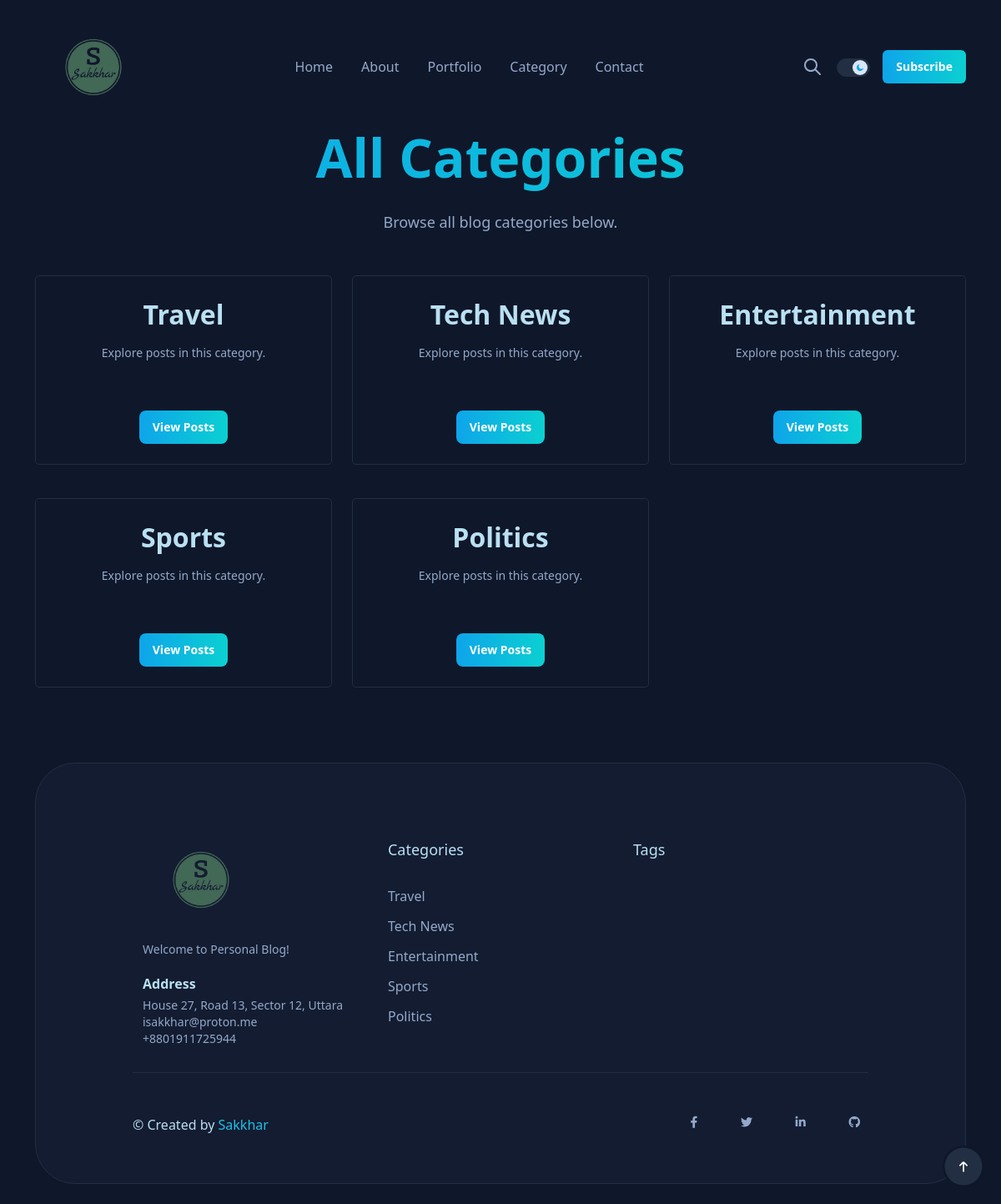
The page /category/ on the database its author committed.
### mini/models.py (models this page shows, shortened)
class SiteSetting(models.Model):
    phone = models.CharField(max_length=50, blank=True)
    email = models.EmailField(blank=True)
    address = models.CharField(max_length=255, blank=True)
    logo = models.ImageField(upload_to='site_settings/', blank=True, null=True)
    facebook = models.URLField(blank=True, null=True)
    twitter = models.URLField(blank=True, null=True)
    linkedin = models.URLField(blank=True, null=True)
    instagram = models.URLField(blank=True, null=True)
    youtube = models.URLField(blank=True, null=True)
    github = models.URLField(blank=True, null=True)
    class Meta:
        verbose_name = "Site Setting"
        verbose_name_plural = "Site Settings"

class Category(models.Model):
    name = models.CharField(max_length=100, unique=True)
    slug = models.SlugField(max_length=120, unique=True)
    image = models.ImageField(upload_to='categories/', blank=True, null=True)  # Added image field
    is_hot_topic = models.BooleanField(default=False)  # Added hot topic boolean field

### mini/views.py (the view)
# urls.py: path('category/', category, name='category'),
def category(request):
    categories = Category.objects.all()
    return render(request, 'mini/category.html', {'categories': categories})

### mini/context_processors.py (called while the page is built)
def site_settings(request):
    settings = SiteSetting.objects.first()
    return {'site_settings': settings}

### templates/mini/category.html (shortened to what this page needs)
{% extends 'mini/base.html' %}
{% load static %}
{% block content %}
<main class="main">
  <div class="container mt-70">
    <div class="text-center mb-50">
      <h1 class="color-linear mb-20">All Categories</h1>
      <p class="color-gray-500 text-lg">Browse all blog categories below.</p>
    </div>
    <div class="row">
      {% for category in categories %}
      <div class="col-lg-4 col-md-6 mb-40">
        <div class="card-style-1 hover-up mb-30 border border-gray-800 rounded-3 h-100 d-flex flex-column justify-content-between">
          <div class="card-info card-bg-2 p-4 flex-grow-1 d-flex flex-column justify-content-between">
            <div>
              <h3 class="color-white mb-15 text-center">{{ category.name }}</h3>
              {% if category.description %}
                <p class="color-gray-500 mb-20 text-center">{{ category.description }}</p>
              {% else %}
                <p class="color-gray-500 mb-20 text-center">Explore posts in this category.</p>
              {% endif %}
            </div>
            <div class="text-center">
              <a href="{% url 'posts_by_category' category_slug=category.slug %}" class="btn btn-linear btn-radius-8 mt-10">
                View Posts
              </a>
            </div>
          </div>
        </div>
      </div>
      {% empty %}
      <div class="col-12 text-center color-gray-500">No categories found.</div>
      {% endfor %}
    </div>
  </div>
</main>
{% endblock %}

### templates/mini/base.html (shortened to what this page needs)
{% load static %}
<!DOCTYPE html>
<html lang="en">
<head>
    <link href="{% static 'assets/css/style.css' %}" rel="stylesheet">
    <link rel="stylesheet" href="https://cdnjs.cloudflare.com/ajax/libs/font-awesome/6.4.0/css/all.min.css">
</head>
<body>
 <header class="header sticky-bar bg-gray-900">
      <div class="container">
        <div class="main-header">
          <div class="header-logo"><a class="d-flex" href="{% url 'home' %}">
            {% if site_settings and site_settings.logo %}
              <img src="{{ site_settings.logo.url }}" alt="Logo" style="height:100px;">
            {% else %}
              <img src="{% static 'assets/imgs/template/default-logo.png' %}" alt="Logo" style="height:60px;">
            {% endif %}
          </a></div>
          <div class="header-nav">
            <nav class="nav-main-menu d-none d-xl-block">
              <ul class="main-menu">
                <li class="menu-item"><a class="color-gray-500" href="{% url 'home' %}">Home</a>
                </li>
                <li class="menu-item"><a class="color-gray-500" href="{% url 'about'%}">About</a>
                </li>
                <li class="menu-item"><a class="color-gray-500" href="{% url 'portfolio' %}">Portfolio</a>
                <li class="menu-item"><a class="color-gray-500" href="{% url 'category' %}">Category</a>
                </li>
                <li><a class="color-gray-500" href="{% url 'contact' %}">Contact</a></li>
              </ul>
            </nav>
          </div>
          <div class="header-right text-end"><a class="btn btn-search" href="#"></a>
            <div class="switch-button">
              <div class="form-check form-switch">
                <input class="form-check-input" id="flexSwitchCheckChecked" type="checkbox" role="switch" checked="">
              </div>
            </div><a class="btn btn-linear d-none d-sm-inline-block hover-up hover-shadow" href="page-login.html">Subscribe</a>
          </div>
        </div>
      </div>
    </header>
    <main>
      {% block content %}{% endblock %}
    </main>
    <footer class="footer">
      <div class="container">
        <div class="footer-1 bg-gray-850 border-gray-800">
          <div class="row">
            <div class="col-lg-4 mb-30">
              <a class="wow animate__animated animate__fadeInUp" href="{% url 'home' %}">
                {% if site_settings and site_settings.logo %}
                  <img class="logo-night" src="{{ site_settings.logo.url }}" alt="Logo" style="height:100px;">
                {% else %}
                  <img class="logo-night" src="{% static 'assets/imgs/template/logo.png' %}" alt="Logo" style="height:100px;">
                {% endif %}
              </a>
              <p class="mb-20 mt-20 text-sm color-gray-500 wow animate__animated animate__fadeInUp">
                Welcome to {{ site_settings.site_name|default:"Personal Blog" }}!
              </p>
              <h6 class="color-white mb-5 wow animate__animated animate__fadeInUp">Address</h6>
              <p class="text-sm color-gray-500 wow animate__animated animate__fadeInUp">
                {{ site_settings.address|default:"123 Main Street" }}<br>
                {{ site_settings.email|default:"info@example.com" }}<br>
                {{ site_settings.phone|default:"(123) 456-7890" }}
              </p>
            </div>
            <div class="col-lg-4 mb-30">
              <h6 class="text-lg mb-30 color-white wow animate__animated animate__fadeInUp">Categories</h6>
              <div class="row">
                <div class="col-6">
                  <ul class="menu-footer">
                    {% for category in categories %}
                      {% if category.slug %}
                        <li class="wow animate__animated animate__fadeInUp">
                          <a class="color-gray-500" href="{% url 'posts_by_category' category_slug=category.slug %}">{{ category.name }}</a>
                        </li>
                      {% endif %}
                    {% endfor %}
                  </ul>
                </div>
              </div>
            </div>
            <div class="col-lg-4 mb-30">
              <h6 class="text-lg mb-30 color-white wow animate__animated animate__fadeInUp">Tags</h6>
              <div class="row">
                <div class="col-12">
                </div>
              </div>
            </div>
             <div class="footer-bottom border-gray-800">
            <div class="row">
              <div class="col-lg-5 text-center text-lg-start">
                <p class="text-base color-white wow animate__animated animate__fadeIn">© Created by<a class="copyright" href="https://sakkhar.substack.com/" target="_blank"> Sakkhar</a></p>
              </div>
              <div class="col-lg-7 text-center text-lg-end">
                <div class="box-socials">
                  {% if site_settings.facebook %}
                    <a class="icon-socials color-gray-500 mr-20" href="{{ site_settings.facebook }}" target="_blank" title="Facebook">
                      <i class="fab fa-facebook-f"></i>
                    </a>
                  {% endif %}
                  {% if site_settings.twitter %}
                    <a class="icon-socials color-gray-500 mr-20" href="{{ site_settings.twitter }}" target="_blank" title="Twitter/X">
                      <i class="fab fa-twitter"></i>
                    </a>
                  {% endif %}
                  {% if site_settings.linkedin %}
                    <a class="icon-socials color-gray-500 mr-20" href="{{ site_settings.linkedin }}" target="_blank" title="LinkedIn">
                      <i class="fab fa-linkedin-in"></i>
                    </a>
                  {% endif %}
                  {% if site_settings.github %}
                    <a class="icon-socials color-gray-500" href="{{ site_settings.github }}" target="_blank" title="GitHub">
                      <i class="fab fa-github"></i>
                    </a>
                  {% endif %}
                </div>
              </div>
            </div>
          </div>
          </div>
        </div>
      </div>
    </footer>
    <div class="progressCounter progressScroll hover-up hover-neon-2">
      <div class="progressScroll-border">
        <div class="progressScroll-circle"><span class="progressScroll-text"><i class="fi-rr-arrow-small-up"></i></span></div>
      </div>
    </div>
</body>
</html>

### rows shown on the page
SiteSetting: logo (picture), address "House 27, Road 13, Sector 12, Uttara", email "isakkhar@proton.me", phone "+8801911725944"
Category: name "Travel"
Category: name "Tech News"
Category: name "Entertainment"
Category: name "Sports"
Category: name "Politics"

### other values the page prints
{{ site_settings.site_name|default:"Personal Blog" }} "Personal Blog"
